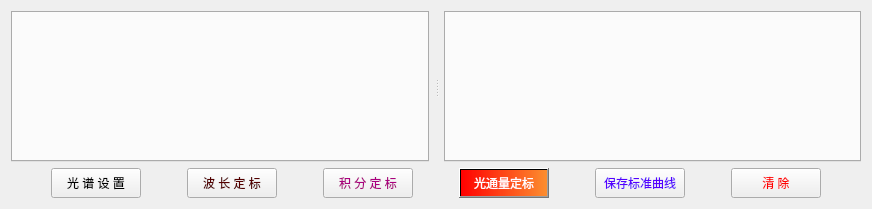
<?xml version="1.0" encoding="UTF-8"?>
<ui version="4.0">
 <class>HSpecCalibrateWidget</class>
 <widget class="QWidget" name="HSpecCalibrateWidget">
  <property name="geometry">
   <rect>
    <x>0</x>
    <y>0</y>
    <width>872</width>
    <height>209</height>
   </rect>
  </property>
  <property name="windowTitle">
   <string>Form</string>
  </property>
  <layout class="QGridLayout" name="gridLayout">
   <item row="0" column="0">
    <widget class="QSplitter" name="splitter_1">
     <property name="orientation">
      <enum>Qt::Horizontal</enum>
     </property>
     <property name="handleWidth">
      <number>15</number>
     </property>
     <widget class="QTabWidget" name="tabWidget_1"/>
     <widget class="QSplitter" name="splitter_2">
      <property name="orientation">
       <enum>Qt::Vertical</enum>
      </property>
      <property name="handleWidth">
       <number>10</number>
      </property>
      <widget class="QTabWidget" name="tabWidget_2"/>
     </widget>
    </widget>
   </item>
   <item row="1" column="0">
    <layout class="QHBoxLayout" name="horizontalLayout">
     <item>
      <spacer name="horizontalSpacer_1">
       <property name="orientation">
        <enum>Qt::Horizontal</enum>
       </property>
       <property name="sizeHint" stdset="0">
        <size>
         <width>20</width>
         <height>20</height>
        </size>
       </property>
      </spacer>
     </item>
     <item>
      <widget class="QPushButton" name="pushButton_1">
       <property name="minimumSize">
        <size>
         <width>90</width>
         <height>30</height>
        </size>
       </property>
       <property name="text">
        <string>光 谱 设 置</string>
       </property>
       <property name="autoDefault">
        <bool>false</bool>
       </property>
      </widget>
     </item>
     <item>
      <spacer name="horizontalSpacer_2">
       <property name="orientation">
        <enum>Qt::Horizontal</enum>
       </property>
       <property name="sizeHint" stdset="0">
        <size>
         <width>40</width>
         <height>20</height>
        </size>
       </property>
      </spacer>
     </item>
     <item>
      <widget class="QPushButton" name="pushButton_2">
       <property name="minimumSize">
        <size>
         <width>90</width>
         <height>30</height>
        </size>
       </property>
       <property name="styleSheet">
        <string notr="true">color: rgb(85, 0, 0);</string>
       </property>
       <property name="text">
        <string>波 长 定 标</string>
       </property>
      </widget>
     </item>
     <item>
      <spacer name="horizontalSpacer_3">
       <property name="orientation">
        <enum>Qt::Horizontal</enum>
       </property>
       <property name="sizeHint" stdset="0">
        <size>
         <width>40</width>
         <height>20</height>
        </size>
       </property>
      </spacer>
     </item>
     <item>
      <widget class="QPushButton" name="pushButton_3">
       <property name="minimumSize">
        <size>
         <width>90</width>
         <height>30</height>
        </size>
       </property>
       <property name="styleSheet">
        <string notr="true">color: rgb(170, 0, 127);</string>
       </property>
       <property name="text">
        <string>积 分 定 标</string>
       </property>
       <property name="autoDefault">
        <bool>false</bool>
       </property>
      </widget>
     </item>
     <item>
      <spacer name="horizontalSpacer_4">
       <property name="orientation">
        <enum>Qt::Horizontal</enum>
       </property>
       <property name="sizeHint" stdset="0">
        <size>
         <width>40</width>
         <height>20</height>
        </size>
       </property>
      </spacer>
     </item>
     <item>
      <widget class="QPushButton" name="pushButton_4">
       <property name="minimumSize">
        <size>
         <width>90</width>
         <height>30</height>
        </size>
       </property>
       <property name="styleSheet">
        <string notr="true">background-color: qlineargradient(spread:pad, x1:0, y1:0, x2:1, y2:0, stop:0 rgba(255, 0, 0, 255), stop:0.997963 rgba(255, 118, 0, 205), stop:1 rgba(255, 255, 255, 255));
selection-color: rgb(85, 255, 0);
border-color: rgb(0, 0, 0);
color: rgb(255, 255, 255);</string>
       </property>
       <property name="text">
        <string>光通量定标</string>
       </property>
       <property name="autoDefault">
        <bool>false</bool>
       </property>
      </widget>
     </item>
     <item>
      <spacer name="horizontalSpacer_5">
       <property name="orientation">
        <enum>Qt::Horizontal</enum>
       </property>
       <property name="sizeHint" stdset="0">
        <size>
         <width>40</width>
         <height>20</height>
        </size>
       </property>
      </spacer>
     </item>
     <item>
      <widget class="QPushButton" name="pushButton_5">
       <property name="minimumSize">
        <size>
         <width>90</width>
         <height>30</height>
        </size>
       </property>
       <property name="styleSheet">
        <string notr="true">color: rgb(85, 0, 255);</string>
       </property>
       <property name="text">
        <string>保存标准曲线</string>
       </property>
       <property name="autoDefault">
        <bool>false</bool>
       </property>
      </widget>
     </item>
     <item>
      <spacer name="horizontalSpacer_6">
       <property name="orientation">
        <enum>Qt::Horizontal</enum>
       </property>
       <property name="sizeHint" stdset="0">
        <size>
         <width>40</width>
         <height>20</height>
        </size>
       </property>
      </spacer>
     </item>
     <item>
      <widget class="QPushButton" name="pushButton_6">
       <property name="minimumSize">
        <size>
         <width>90</width>
         <height>30</height>
        </size>
       </property>
       <property name="styleSheet">
        <string notr="true">color: rgb(255, 0, 0);</string>
       </property>
       <property name="text">
        <string>清 除</string>
       </property>
       <property name="autoDefault">
        <bool>false</bool>
       </property>
      </widget>
     </item>
     <item>
      <spacer name="horizontalSpacer_9">
       <property name="orientation">
        <enum>Qt::Horizontal</enum>
       </property>
       <property name="sizeHint" stdset="0">
        <size>
         <width>20</width>
         <height>20</height>
        </size>
       </property>
      </spacer>
     </item>
    </layout>
   </item>
  </layout>
 </widget>
 <tabstops>
  <tabstop>tabWidget_1</tabstop>
  <tabstop>tabWidget_2</tabstop>
  <tabstop>pushButton_1</tabstop>
  <tabstop>pushButton_2</tabstop>
  <tabstop>pushButton_3</tabstop>
  <tabstop>pushButton_4</tabstop>
  <tabstop>pushButton_5</tabstop>
  <tabstop>pushButton_6</tabstop>
 </tabstops>
 <resources/>
 <connections/>
</ui>
